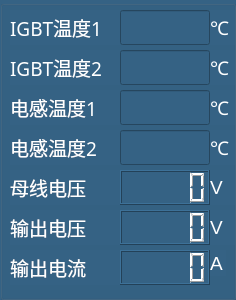
       <widget class="QGroupBox" name="groupBox_Modu01">
        <property name="geometry">
         <rect>
          <x>10</x>
          <y>50</y>
          <width>236</width>
          <height>300</height>
         </rect>
        </property>
        <property name="font">
         <font>
          <family>微软雅黑</family>
          <pointsize>16</pointsize>
         </font>
        </property>
        <property name="styleSheet">
         <string notr="true">background-color: rgb(53, 98, 132);</string>
        </property>
        <property name="title">
         <string/>
        </property>
        <widget class="QLabel" name="label_112">
         <property name="geometry">
          <rect>
           <x>10</x>
           <y>50</y>
           <width>110</width>
           <height>35</height>
          </rect>
         </property>
         <property name="font">
          <font>
           <family>微软雅黑</family>
           <pointsize>14</pointsize>
          </font>
         </property>
         <property name="styleSheet">
          <string notr="true">color: rgb(255, 255, 255);</string>
         </property>
         <property name="text">
          <string>IGBT温度2</string>
         </property>
        </widget>
        <widget class="QLineEdit" name="M1IGBTWD2_lEdit">
         <property name="geometry">
          <rect>
           <x>120</x>
           <y>50</y>
           <width>90</width>
           <height>35</height>
          </rect>
         </property>
         <property name="styleSheet">
          <string notr="true">color: rgb(255, 255, 255);</string>
         </property>
        </widget>
        <widget class="QLabel" name="label_113">
         <property name="geometry">
          <rect>
           <x>210</x>
           <y>50</y>
           <width>25</width>
           <height>35</height>
          </rect>
         </property>
         <property name="font">
          <font>
           <family>微软雅黑</family>
           <pointsize>14</pointsize>
          </font>
         </property>
         <property name="styleSheet">
          <string notr="true">color: rgb(255, 255, 255);</string>
         </property>
         <property name="text">
          <string>℃</string>
         </property>
        </widget>
        <widget class="QLabel" name="label_110">
         <property name="geometry">
          <rect>
           <x>10</x>
           <y>10</y>
           <width>110</width>
           <height>35</height>
          </rect>
         </property>
         <property name="font">
          <font>
           <family>微软雅黑</family>
           <pointsize>14</pointsize>
          </font>
         </property>
         <property name="styleSheet">
          <string notr="true">color: rgb(255, 255, 255);</string>
         </property>
         <property name="text">
          <string>IGBT温度1</string>
         </property>
        </widget>
        <widget class="QLineEdit" name="M1IGBTWD1_lEdit">
         <property name="geometry">
          <rect>
           <x>120</x>
           <y>10</y>
           <width>90</width>
           <height>35</height>
          </rect>
         </property>
         <property name="styleSheet">
          <string notr="true">color: rgb(255, 255, 255);</string>
         </property>
        </widget>
        <widget class="QLabel" name="label_111">
         <property name="geometry">
          <rect>
           <x>210</x>
           <y>10</y>
           <width>25</width>
           <height>35</height>
          </rect>
         </property>
         <property name="font">
          <font>
           <family>微软雅黑</family>
           <pointsize>14</pointsize>
          </font>
         </property>
         <property name="styleSheet">
          <string notr="true">color: rgb(255, 255, 255);</string>
         </property>
         <property name="text">
          <string>℃</string>
         </property>
        </widget>
        <widget class="QLabel" name="label_114">
         <property name="geometry">
          <rect>
           <x>10</x>
           <y>90</y>
           <width>110</width>
           <height>35</height>
          </rect>
         </property>
         <property name="font">
          <font>
           <family>微软雅黑</family>
           <pointsize>14</pointsize>
          </font>
         </property>
         <property name="styleSheet">
          <string notr="true">color: rgb(255, 255, 255);</string>
         </property>
         <property name="text">
          <string>电感温度1</string>
         </property>
        </widget>
        <widget class="QLineEdit" name="M1DGWD1_lEdit">
         <property name="geometry">
          <rect>
           <x>120</x>
           <y>90</y>
           <width>90</width>
           <height>35</height>
          </rect>
         </property>
         <property name="styleSheet">
          <string notr="true">color: rgb(255, 255, 255);</string>
         </property>
        </widget>
        <widget class="QLabel" name="label_115">
         <property name="geometry">
          <rect>
           <x>210</x>
           <y>90</y>
           <width>25</width>
           <height>35</height>
          </rect>
         </property>
         <property name="font">
          <font>
           <family>微软雅黑</family>
           <pointsize>14</pointsize>
          </font>
         </property>
         <property name="styleSheet">
          <string notr="true">color: rgb(255, 255, 255);</string>
         </property>
         <property name="text">
          <string>℃</string>
         </property>
        </widget>
        <widget class="QLabel" name="label_116">
         <property name="geometry">
          <rect>
           <x>10</x>
           <y>130</y>
           <width>110</width>
           <height>35</height>
          </rect>
         </property>
         <property name="maximumSize">
          <size>
           <width>16777215</width>
           <height>50</height>
          </size>
         </property>
         <property name="font">
          <font>
           <family>微软雅黑</family>
           <pointsize>14</pointsize>
          </font>
         </property>
         <property name="styleSheet">
          <string notr="true">color: rgb(255, 255, 255);</string>
         </property>
         <property name="text">
          <string>电感温度2</string>
         </property>
        </widget>
        <widget class="QLineEdit" name="M1DGWD2_lEdit">
         <property name="geometry">
          <rect>
           <x>120</x>
           <y>130</y>
           <width>90</width>
           <height>35</height>
          </rect>
         </property>
         <property name="styleSheet">
          <string notr="true">color: rgb(255, 255, 255);</string>
         </property>
        </widget>
        <widget class="QLabel" name="label_117">
         <property name="geometry">
          <rect>
           <x>210</x>
           <y>130</y>
           <width>25</width>
           <height>35</height>
          </rect>
         </property>
         <property name="font">
          <font>
           <family>微软雅黑</family>
           <pointsize>14</pointsize>
          </font>
         </property>
         <property name="styleSheet">
          <string notr="true">color: rgb(255, 255, 255);</string>
         </property>
         <property name="text">
          <string>℃</string>
         </property>
        </widget>
        <widget class="QLabel" name="label_118">
         <property name="geometry">
          <rect>
           <x>10</x>
           <y>170</y>
           <width>110</width>
           <height>35</height>
          </rect>
         </property>
         <property name="maximumSize">
          <size>
           <width>16777215</width>
           <height>50</height>
          </size>
         </property>
         <property name="font">
          <font>
           <family>微软雅黑</family>
           <pointsize>14</pointsize>
          </font>
         </property>
         <property name="styleSheet">
          <string notr="true">color: rgb(255, 255, 255);</string>
         </property>
         <property name="text">
          <string>母线电压</string>
         </property>
        </widget>
        <widget class="QLCDNumber" name="M1DCVolt_lcdNumber">
         <property name="geometry">
          <rect>
           <x>120</x>
           <y>170</y>
           <width>90</width>
           <height>35</height>
          </rect>
         </property>
         <property name="maximumSize">
          <size>
           <width>16777215</width>
           <height>50</height>
          </size>
         </property>
         <property name="font">
          <font>
           <family>宋体</family>
           <pointsize>16</pointsize>
          </font>
         </property>
         <property name="styleSheet">
          <string notr="true">color: rgb(255, 255, 255);</string>
         </property>
        </widget>
        <widget class="QLabel" name="label_119">
         <property name="geometry">
          <rect>
           <x>210</x>
           <y>170</y>
           <width>25</width>
           <height>35</height>
          </rect>
         </property>
         <property name="font">
          <font>
           <family>Arial</family>
           <pointsize>14</pointsize>
          </font>
         </property>
         <property name="styleSheet">
          <string notr="true">color: rgb(255, 255, 255);</string>
         </property>
         <property name="text">
          <string>V</string>
         </property>
        </widget>
        <widget class="QLabel" name="label_120">
         <property name="geometry">
          <rect>
           <x>10</x>
           <y>250</y>
           <width>110</width>
           <height>35</height>
          </rect>
         </property>
         <property name="maximumSize">
          <size>
           <width>16777215</width>
           <height>50</height>
          </size>
         </property>
         <property name="font">
          <font>
           <family>微软雅黑</family>
           <pointsize>14</pointsize>
          </font>
         </property>
         <property name="styleSheet">
          <string notr="true">color: rgb(255, 255, 255);</string>
         </property>
         <property name="text">
          <string>输出电流</string>
         </property>
        </widget>
        <widget class="QLCDNumber" name="M1ACCurr_lcdNumber">
         <property name="geometry">
          <rect>
           <x>120</x>
           <y>250</y>
           <width>90</width>
           <height>35</height>
          </rect>
         </property>
         <property name="maximumSize">
          <size>
           <width>16777215</width>
           <height>50</height>
          </size>
         </property>
         <property name="font">
          <font>
           <family>宋体</family>
           <pointsize>16</pointsize>
          </font>
         </property>
         <property name="styleSheet">
          <string notr="true">color: rgb(255, 255, 255);</string>
         </property>
        </widget>
        <widget class="QLabel" name="label_121">
         <property name="geometry">
          <rect>
           <x>210</x>
           <y>250</y>
           <width>16</width>
           <height>26</height>
          </rect>
         </property>
         <property name="font">
          <font>
           <family>Arial</family>
           <pointsize>14</pointsize>
          </font>
         </property>
         <property name="styleSheet">
          <string notr="true">color: rgb(255, 255, 255);</string>
         </property>
         <property name="text">
          <string>A</string>
         </property>
        </widget>
        <widget class="QLabel" name="label_158">
         <property name="geometry">
          <rect>
           <x>10</x>
           <y>210</y>
           <width>110</width>
           <height>35</height>
          </rect>
         </property>
         <property name="maximumSize">
          <size>
           <width>16777215</width>
           <height>50</height>
          </size>
         </property>
         <property name="font">
          <font>
           <family>微软雅黑</family>
           <pointsize>14</pointsize>
          </font>
         </property>
         <property name="styleSheet">
          <string notr="true">color: rgb(255, 255, 255);</string>
         </property>
         <property name="text">
          <string>输出电压</string>
         </property>
        </widget>
        <widget class="QLCDNumber" name="M1ACVolt_lcdNumber">
         <property name="geometry">
          <rect>
           <x>120</x>
           <y>210</y>
           <width>90</width>
           <height>35</height>
          </rect>
         </property>
         <property name="maximumSize">
          <size>
           <width>16777215</width>
           <height>50</height>
          </size>
         </property>
         <property name="font">
          <font>
           <family>宋体</family>
           <pointsize>16</pointsize>
          </font>
         </property>
         <property name="styleSheet">
          <string notr="true">color: rgb(255, 255, 255);</string>
         </property>
        </widget>
        <widget class="QLabel" name="label_159">
         <property name="geometry">
          <rect>
           <x>210</x>
           <y>210</y>
           <width>25</width>
           <height>35</height>
          </rect>
         </property>
         <property name="font">
          <font>
           <family>Arial</family>
           <pointsize>14</pointsize>
          </font>
         </property>
         <property name="styleSheet">
          <string notr="true">color: rgb(255, 255, 255);</string>
         </property>
         <property name="text">
          <string>V</string>
         </property>
        </widget>
       </widget>
